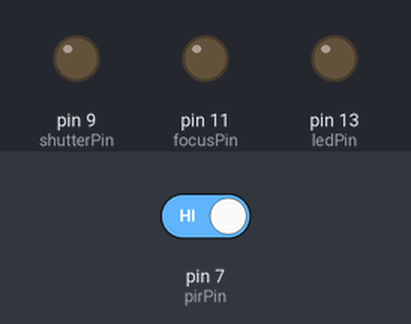
Recording of a sketch running on a simulated Arduino Uno, built with avr-gcc and run on an emulated ATmega328P. On the bench: output pins drawn as LEDs (lit = HIGH). Dashed ring = blinking. The inputs (shaded band) are chosen by the test bench; at power-on: pin 7 (pirPin) HIGH.

Above: at 1.2 s.
1.3 s: pin 7 (pirPin) driven LOW
At 1.45 s:
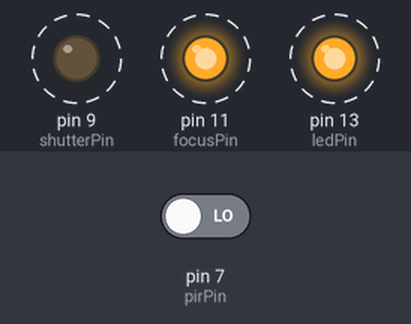
4.3 s: pin 7 (pirPin) driven HIGH
At 4.8 s:
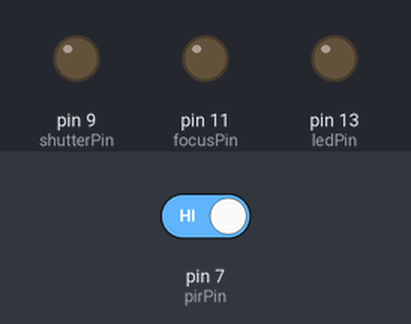
Timing chart, 0 to 7.3 s (numbered marks = the images above; inputs shaded):
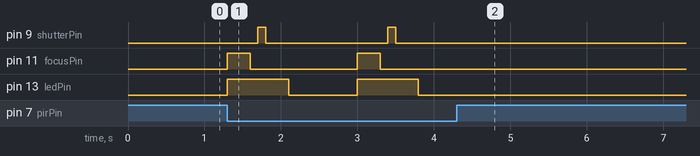

Measured:
- after the input at 1.3 s, pin 9 (shutterPin): alternates HIGH for 0.10 s and LOW for 1.6 s, starting after 0.40 s; pin 11 (focusPin): alternates HIGH for 0.30 s and LOW for 1.4 s, starting at once; pin 13 (ledPin): alternates HIGH for 0.80 s and LOW for 0.90 s, starting at once
- after the input at 4.3 s, pin 9 (shutterPin), pin 11 (focusPin), pin 13 (ledPin): stops changing and stays LOW

The sketch:

optofotopir.ino
```cpp
// Canon trigger
// ePIR + 4N25

int ledPin = 13;
int pirPin=7;
int shutterPin = 9;
int focusPin=11;
int pirStatus=0;

void setup(){
  pinMode(pirPin, INPUT);
  pinMode(ledPin, OUTPUT);
  pinMode(shutterPin, OUTPUT);
  pinMode(focusPin, OUTPUT);
}

void loop(){
  pirStatus=digitalRead(pirPin);
  if (pirStatus == LOW){
    digitalWrite(ledPin, HIGH);
    digitalWrite(focusPin, HIGH);
    delay(300);
    digitalWrite(focusPin, LOW);
    delay(100);
    digitalWrite(shutterPin, HIGH);
    delay(100);
    digitalWrite(shutterPin, LOW);
    delay(300);
    digitalWrite(ledPin, LOW);
    delay(900);
  }
}
```
